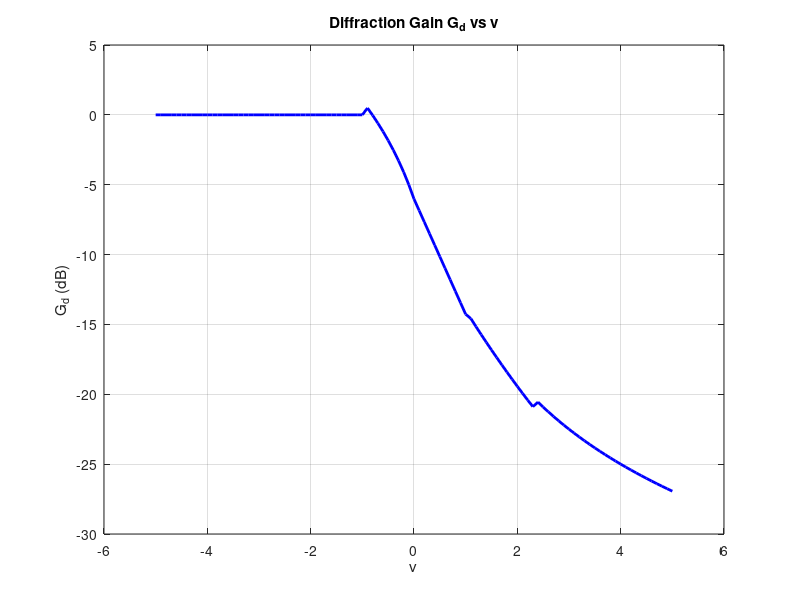

MATLAB code for this plot:
clc;
clear all;
close all;

v = -5:0.1:5; % Define a finer range for smoother plotting
G_d = zeros(size(v)); % Initialize G_d with zeros

% Define conditions for different v ranges
G_d(v <= -1) = 0; % G_d_0 for v <= -1
G_d((-1 < v) & (v <= 0)) = 20*log10(0.5 - 0.62.*v((-1 < v) & (v <= 0))); % G_d_1 for -1 < v <= 0
G_d((0 < v) & (v <= 1)) = 20*log10(0.5 * exp(-0.95 * v((0 < v) & (v <= 1)))); % G_d_2 for 0 < v <= 1
G_d((1 < v) & (v <= 2.4)) = 20*log10(0.4 - sqrt(0.1184 - (0.38 - 0.1*v((1 < v) & (v <= 2.4))).^2)); % G_d_3 for 1 < v <= 2.4
G_d(v > 2.4) = 20*log10(0.225 ./ v(v > 2.4)); % G_d_4 for v > 2.4

% Plot the function
figure;
plot(v, G_d, 'b', 'LineWidth', 2);
xlabel('v');
ylabel('G_d (dB)');
title('Diffraction Gain G_d vs v');
grid on;
